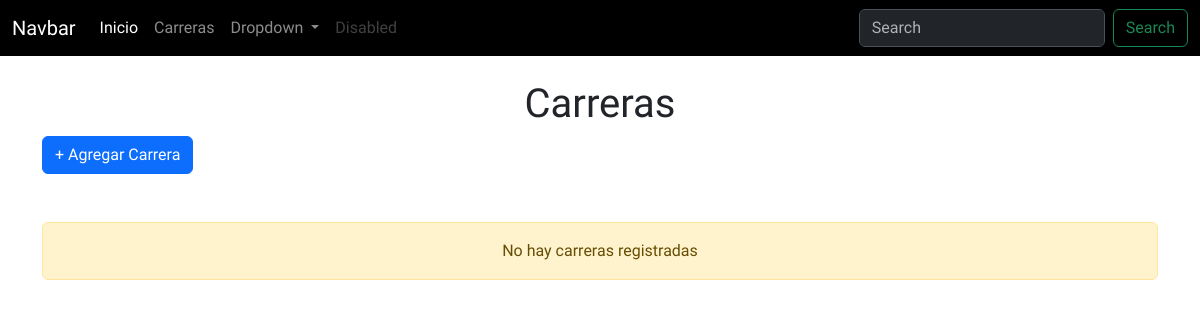
/carreras/, run on an earlier commit of the app's database.
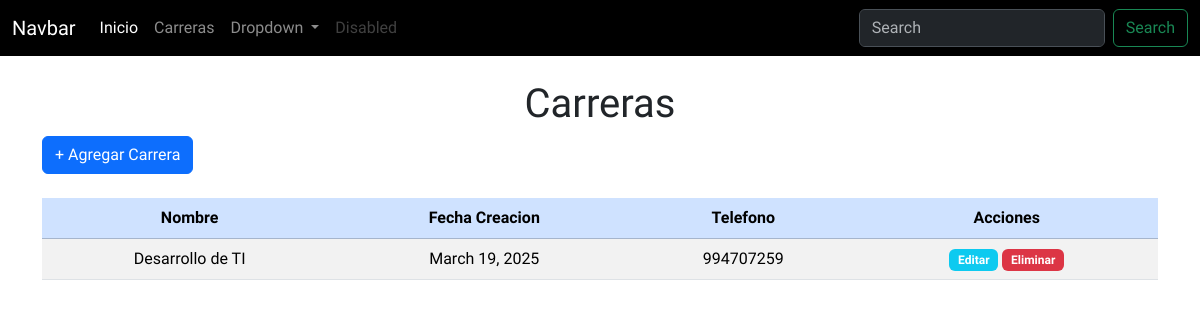
And on a later commit of the database.
### aplicaciones/educacion/models.py (models this page shows, shortened)
class Carrera(models.Model):
    id_car=models.AutoField(primary_key=True)
    nombre_car=models.CharField(max_length=50)
    fecha_creacion_car=models.DateField()
    telefono_car=models.CharField(max_length=10)

### aplicaciones/educacion/views.py (the view)
# urls.py: path('carreras/', views.carreras, name='carreras'),
def carreras(request):
    carrerasDbb = Carrera.objects.all()
    return render(request, 'carreras.html', {
        "carreras": carrerasDbb
    })

### aplicaciones/educacion/templates/carreras.html (shortened to what this page needs)
{% extends "plantilla.html" %} {% load static %}
 {% block contenido %}
<div class="container">
    <h1 class="text-center mt-4">Carreras</h1>
    <button type="button" class="btn btn-primary mb-4" data-bs-toggle="modal" data-bs-target="#exampleModal">
      + Agregar Carrera
    </button>
    {% if carreras %}
    <div class="table-responsive">
        <table class="table table-hover table-striped text-center">
            <thead class="table-primary">
                <tr>
                    <th>Nombre</th>
                    <th>Fecha Creacion</th>
                    <th>Telefono</th>
                    <th>Acciones</th>
                </tr>
            </thead>
            <tbody>
                {% for carrera in carreras %}
                    <tr>
                        <td>{{carrera.nombre_car}}</td>
                        <td>{{carrera.fecha_creacion_car}}</td>
                        <td>{{carrera.telefono_car}}</td>
                        <td>
                            <a href="" class="btn badge bg-info">Editar</a>
                            <a href="" class="btn badge bg-danger">Eliminar</a>
                        </td>
                    </tr>
                {% endfor %}
            </tbody>
        </table>
    </div>
    {% else %}
        <div class="alert alert-warning mt-4 text-center">
            No hay carreras registradas
        </div>
    {% endif %}
</div>
{% endblock contenido %}

### aplicaciones/educacion/templates/plantilla.html (shortened to what this page needs)
{% load static %}
<!DOCTYPE html>
<html lang="en">
<head>
    <link rel="stylesheet" href="{% static 'css/styles.css' %}">
    <link rel="stylesheet" href="https://cdn.jsdelivr.net/npm/bootswatch@5.3.3/dist/cyborg/bootstrap.min.css">
</head>
<body>
    <nav class="navbar navbar-expand-lg bg-black" data-bs-theme="dark">
        <div class="container-fluid">
          <a class="navbar-brand" href="#">Navbar</a>
          <div class="collapse navbar-collapse" id="navbarSupportedContent">
            <ul class="navbar-nav me-auto mb-2 mb-lg-0">
              <li class="nav-item">
                <a class="nav-link active" aria-current="page" href="/">Inicio</a>
              </li>
              <li class="nav-item">
                <a class="nav-link" href="{% url 'carreras' %}">Carreras</a>
              </li>
              <li class="nav-item dropdown">
                <a class="nav-link dropdown-toggle" href="#" role="button" data-bs-toggle="dropdown" aria-expanded="false">
                  Dropdown
                </a>
              </li>
              <li class="nav-item">
                <a class="nav-link disabled" aria-disabled="true">Disabled</a>
              </li>
            </ul>
            <form class="d-flex" role="search">
              <input class="form-control me-2" type="search" placeholder="Search" aria-label="Search">
              <button class="btn btn-outline-success" type="submit">Search</button>
            </form>
          </div>
        </div>
      </nav>
    <main>
        {% block contenido %}{% endblock contenido %}
    </main>
</body>
</html>

### universidad/static/css/styles.css (style rules this page uses)
body { font-family: "Montserrat", sans-serif !important; font-optical-sizing: auto; font-style: normal; }

What changed in the data, as far as the page shows it:
added Carrera: nombre_car "Desarrollo de TI", fecha_creacion_car "March 19, 2025", telefono_car "994707259"
Also different on the page:
text no longer shown: "No hay carreras registradas"
text now shown: "Nombre Fecha Creacion Telefono Acciones"
